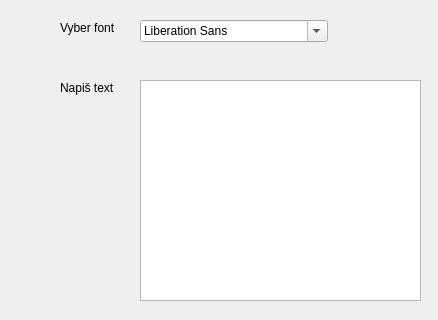
<?xml version="1.0" encoding="UTF-8"?>
<ui version="4.0">
 <class>Dialog</class>
 <widget class="QDialog" name="Dialog">
  <property name="geometry">
   <rect>
    <x>0</x>
    <y>0</y>
    <width>438</width>
    <height>320</height>
   </rect>
  </property>
  <property name="windowTitle">
   <string>Dialog</string>
  </property>
  <widget class="QFontComboBox" name="fontComboBox">
   <property name="geometry">
    <rect>
     <x>140</x>
     <y>20</y>
     <width>188</width>
     <height>22</height>
    </rect>
   </property>
  </widget>
  <widget class="QTextEdit" name="textEdit">
   <property name="geometry">
    <rect>
     <x>140</x>
     <y>80</y>
     <width>281</width>
     <height>221</height>
    </rect>
   </property>
  </widget>
  <widget class="QLabel" name="label">
   <property name="geometry">
    <rect>
     <x>60</x>
     <y>20</y>
     <width>71</width>
     <height>16</height>
    </rect>
   </property>
   <property name="text">
    <string>Vyber font</string>
   </property>
  </widget>
  <widget class="QLabel" name="label_2">
   <property name="geometry">
    <rect>
     <x>60</x>
     <y>80</y>
     <width>71</width>
     <height>16</height>
    </rect>
   </property>
   <property name="text">
    <string>Napiš text </string>
   </property>
  </widget>
 </widget>
 <resources/>
 <connections>
  <connection>
   <sender>fontComboBox</sender>
   <signal>activated(int)</signal>
   <receiver>Dialog</receiver>
   <slot>pis()</slot>
   <hints>
    <hint type="sourcelabel">
     <x>155</x>
     <y>31</y>
    </hint>
    <hint type="destinationlabel">
     <x>45</x>
     <y>56</y>
    </hint>
   </hints>
  </connection>
 </connections>
 <slots>
  <slot>pis()</slot>
 </slots>
</ui>
